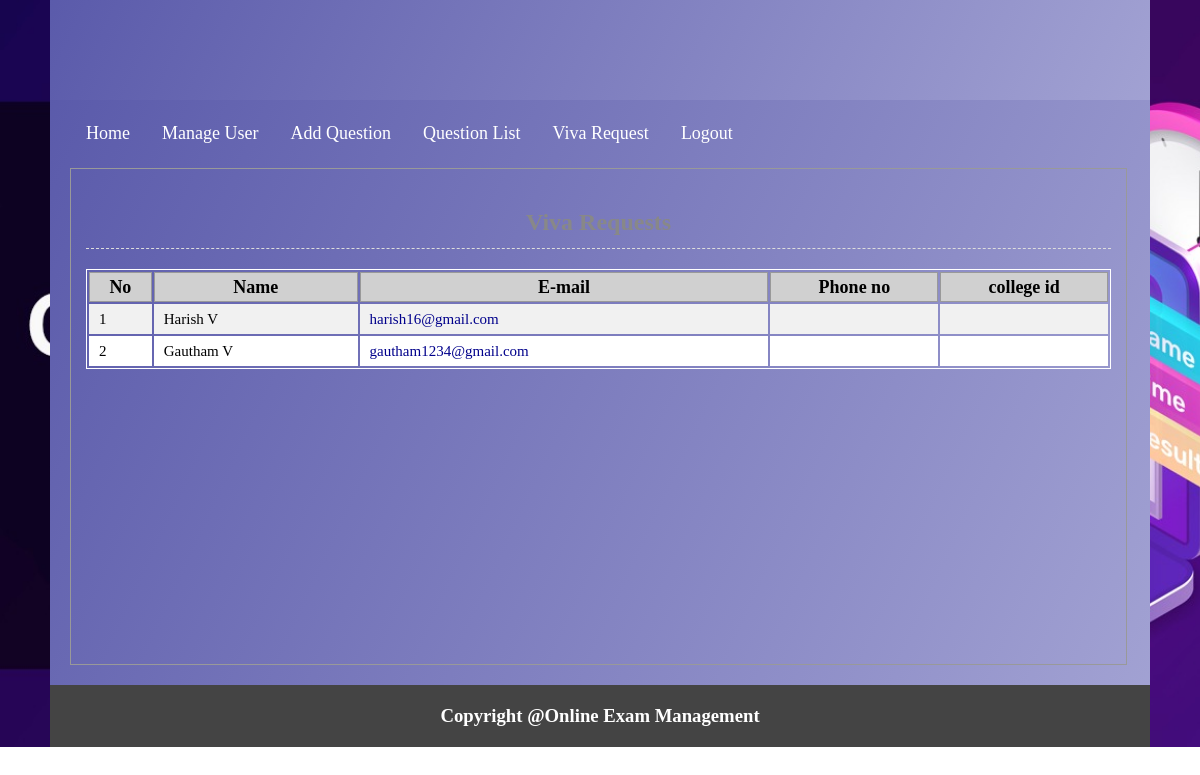
Page /admin/viva_req.php (signed in) on the committed database.
### tables this page shows
CREATE TABLE `tbl_viva` (
  `id` int(200) NOT NULL,
  `name` varchar(2000) NOT NULL,
  `email` varchar(2000) NOT NULL,
  `facebook` varchar(2000) NOT NULL,
  `skype` varchar(2000) NOT NULL
);

### lib/Database.php (called while the page is built, shortened)
<?php
Class Database{
	public $host   = DB_HOST;
	public $user   = DB_USER;
	public $pass   = DB_PASS;
	public $dbname = DB_NAME;
	public $link;
	private function connectDB(){
	$this->link = new mysqli($this->host, $this->user, $this->pass, $this->dbname);
 }
	public function select($query){
		$result = $this->link->query($query) or die($this->link->error.__LINE__);
		if($result->num_rows > 0){
			return $result;
		} else {
			return false;
		}
	}
}

### classes/User.php (called while the page is built, shortened)
<?php
$filepath = realpath(dirname(__FILE__));
include_once ($filepath.'/../lib/Database.php');
class User{
    private $db;
    public function __construct(){
        $this->db = new Database();
    }
    public function getAllVivaApplier(){
        $query = "SELECT * FROM tbl_viva";
        $result = $this->db->select($query);
        return $result;
    }
}
?>

### admin/viva_req.php (the view)
<?php
$filepath = realpath(dirname(__FILE__));
include_once ($filepath.'/inc/header.php');
include_once ($filepath.'/../classes/User.php');
$usr = new User();
?>
    <div class="main">
        <h1 style="text-align: center; font-size: 24px">Viva Requests</h1>
        <div class="manageuser">
            <table class="tblone">
                <tr>
                    <th>No</th>
                    <th>Name</th>
                    <th>E-mail</th>
                    <th>Phone no</th>
                    <th>college id</th>
                </tr>
                <?php
                $userData = $usr->getAllVivaApplier();
                if($userData){
                    $i = 0;
                    while($result = $userData->fetch_assoc()){
                        $i++;
                        ?>
                        <tr>
                            <td> <?php echo $i; ?> </td>
                            <td> <?php echo $result['name']; ?> </td>
                            <td> <a target="_blank" style=" color: darkblue; text-decoration: none;" href="https://<?php echo $result['email']; ?>"><?php echo $result['email']; ?></a> </td>
                            <td> <a target="_blank" style=" color: darkblue; text-decoration: none;" href="https://<?php echo $result['phone_no']; ?>"><?php echo $result['phone_no']; ?></a> </td>
                            <td> <a target="_blank" style=" color: darkblue; text-decoration: none;" href="https://<?php echo $result['college_id']; ?>"><?php echo $result['college_id']; ?></a> </td>
                        </tr>
                    <?php } } ?>
            </table>
        </div>
    </div>
<?php include 'inc/footer.php'; ?>

### admin/css/admin.css (style rules this page uses)
* { margin: 0; padding: 0; outline: none }
body { font-family: verdana; background:url("../img/5.jpeg") no-repeat scroll 0 0; background-size: cover; }
.tblone { width: 100%; border: 1px solid #fff; margin: 20px 0 }
.tblone td { font-size: 15px; padding: 5px 10px; }
table.tblone th { background-color: #d0d0d0; border: 1px solid #999; }
table.tblone tr:nth-child(2n+1) { background: #fff; height: 30px; }
table.tblone tr:nth-child(2n) { background: #f1f1f1; height: 30px; }
.tblone td a { color: #3399FF; }
.main { background: linear-gradient( 115deg, rgba(225, 225, 225, 0.2)); border: 1px solid #999; margin-top: 15px; min-height: 465px; padding: 15px; width: 1025px; }
.main h1 { border-bottom: 1px dashed #ddd; color: #888; margin: 25px 0 5px; padding-bottom: 12px; }

### rows in the picture
tbl_viva: name "Harish V", email "harish16@gmail.com"
tbl_viva: name "Gautham V", email "gautham1234@gmail.com"
